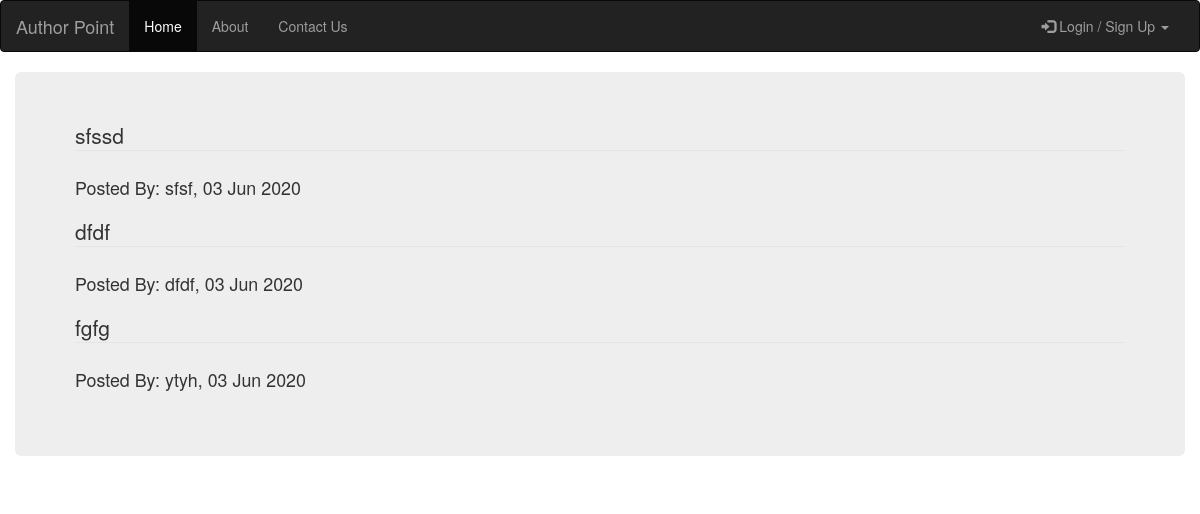
The app's page /post/18/comments/ with its own data.
### blog/models.py (models this page shows, shortened)
class Comment(models.Model):
    post = models.ForeignKey(Post,on_delete=models.CASCADE,related_name='comments')
    author = models.CharField(max_length=100)
    text = models.CharField(max_length=250,null=True)
    created_date = models.DateTimeField(default=timezone.now)
    approved = models.BooleanField(default=False)

### blog/views.py (the view)
# urls.py: url(r'^post/(?P<pk>\d+)/comments/$',views.post_comments,name='post_comments'),
def post_comments(request,pk):
    post = get_object_or_404(Post,pk=pk)
    comments = post.comments.all().order_by('created_date')
    return render(request,'blog/post_comments.html',{'post':post,'comments':comments})

### blog/templates/blog/post_comments.html (shortened to what this page needs)
{% extends 'blog/base.html'%}
{% block body_block %}
  <div class="container-fluid">
    <div class="jumbotron">
      {% for comment in comments %}
      <p><legend>{{comment.text}}</legend></p>
      <p><small>Posted By: {{comment.author}},</small><small> {{comment.created_date|date:'d M Y'}}</small></p>
      {% endfor %}
    </div>
  </div>
{% endblock %}

### records on screen
Comment: text "sfssd", author "sfsf", created_date "03 Jun 2020"
Comment: text "dfdf", author "dfdf", created_date "03 Jun 2020"
Comment: text "fgfg", author "ytyh", created_date "03 Jun 2020"
